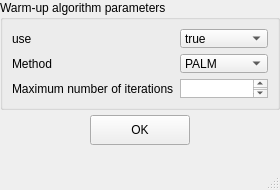
<?xml version="1.0" encoding="UTF-8"?>
<ui version="4.0">
 <class>MainWindow</class>
 <widget class="QMainWindow" name="MainWindow">
  <property name="geometry">
   <rect>
    <x>0</x>
    <y>0</y>
    <width>280</width>
    <height>190</height>
   </rect>
  </property>
  <property name="windowTitle">
   <string>MainWindow</string>
  </property>
  <widget class="QWidget" name="centralwidget">
   <widget class="QGroupBox" name="groupBox">
    <property name="geometry">
     <rect>
      <x>0</x>
      <y>0</y>
      <width>280</width>
      <height>110</height>
     </rect>
    </property>
    <property name="title">
     <string>Warm-up algorithm parameters</string>
    </property>
    <layout class="QFormLayout" name="formLayout">
     <item row="0" column="0">
      <widget class="QLabel" name="label">
       <property name="text">
        <string>use</string>
       </property>
      </widget>
     </item>
     <item row="0" column="1">
      <widget class="QComboBox" name="warmup">
       <item>
        <property name="text">
         <string>true</string>
        </property>
       </item>
       <item>
        <property name="text">
         <string>false</string>
        </property>
       </item>
      </widget>
     </item>
     <item row="1" column="0">
      <widget class="QLabel" name="label_2">
       <property name="text">
        <string>Method</string>
       </property>
      </widget>
     </item>
     <item row="1" column="1">
      <widget class="QComboBox" name="warmup_alg">
       <item>
        <property name="text">
         <string>PALM</string>
        </property>
       </item>
       <item>
        <property name="text">
         <string>etc.</string>
        </property>
       </item>
      </widget>
     </item>
     <item row="2" column="1">
      <widget class="QTextEdit" name="warmup_maxiter"/>
     </item>
     <item row="2" column="0">
      <widget class="QLabel" name="label_3">
       <property name="text">
        <string>Maximum number of iterations</string>
       </property>
      </widget>
     </item>
    </layout>
   </widget>
   <widget class="QPushButton" name="okButton">
    <property name="geometry">
     <rect>
      <x>90</x>
      <y>115</y>
      <width>100</width>
      <height>30</height>
     </rect>
    </property>
    <property name="text">
     <string>OK</string>
    </property>
   </widget>
  </widget>
  <widget class="QMenuBar" name="menubar">
   <property name="geometry">
    <rect>
     <x>0</x>
     <y>0</y>
     <width>280</width>
     <height>21</height>
    </rect>
   </property>
  </widget>
  <widget class="QStatusBar" name="statusbar"/>
 </widget>
 <resources/>
 <connections/>
</ui>
